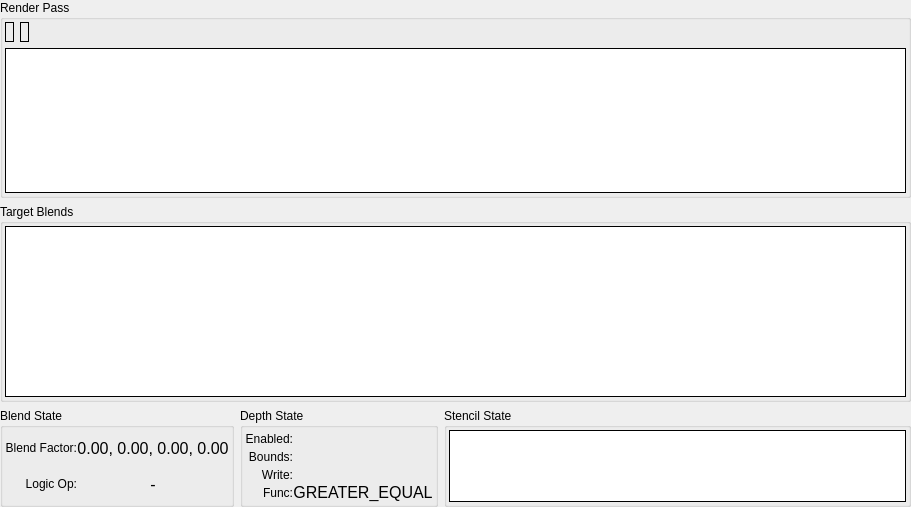
         <widget class="QWidget" name="fbScrollContents">
          <property name="geometry">
           <rect>
            <x>0</x>
            <y>0</y>
            <width>911</width>
            <height>507</height>
           </rect>
          </property>
          <layout class="QGridLayout" name="gridLayout_4">
           <property name="leftMargin">
            <number>0</number>
           </property>
           <property name="topMargin">
            <number>0</number>
           </property>
           <property name="rightMargin">
            <number>0</number>
           </property>
           <property name="bottomMargin">
            <number>0</number>
           </property>
           <item row="0" column="0" colspan="3">
            <widget class="QGroupBox" name="framebufferGroup">
             <property name="sizePolicy">
              <sizepolicy hsizetype="Preferred" vsizetype="Expanding">
               <horstretch>0</horstretch>
               <verstretch>0</verstretch>
              </sizepolicy>
             </property>
             <property name="title">
              <string>Render Pass</string>
             </property>
             <layout class="QVBoxLayout" name="verticalLayout_17">
              <property name="leftMargin">
               <number>2</number>
              </property>
              <property name="topMargin">
               <number>2</number>
              </property>
              <property name="rightMargin">
               <number>2</number>
              </property>
              <property name="bottomMargin">
               <number>2</number>
              </property>
              <item>
               <layout class="QHBoxLayout" name="horizontalLayout_23">
                <item>
                 <widget class="RDLabel" name="renderpass">
                  <property name="frameShape">
                   <enum>QFrame::Box</enum>
                  </property>
                  <property name="margin">
                   <number>4</number>
                  </property>
                 </widget>
                </item>
                <item>
                 <widget class="RDLabel" name="framebuffer">
                  <property name="frameShape">
                   <enum>QFrame::Box</enum>
                  </property>
                  <property name="margin">
                   <number>2</number>
                  </property>
                 </widget>
                </item>
                <item>
                 <spacer name="horizontalSpacer_2">
                  <property name="orientation">
                   <enum>Qt::Horizontal</enum>
                  </property>
                  <property name="sizeHint" stdset="0">
                   <size>
                    <width>40</width>
                    <height>20</height>
                   </size>
                  </property>
                 </spacer>
                </item>
               </layout>
              </item>
              <item>
               <widget class="RDTreeWidget" name="fbAttach">
                <property name="frameShape">
                 <enum>QFrame::Box</enum>
                </property>
                <property name="frameShadow">
                 <enum>QFrame::Plain</enum>
                </property>
                <property name="sizeAdjustPolicy">
                 <enum>QAbstractScrollArea::AdjustToContents</enum>
                </property>
                <property name="editTriggers">
                 <set>QAbstractItemView::NoEditTriggers</set>
                </property>
                <property name="showDropIndicator" stdset="0">
                 <bool>false</bool>
                </property>
                <property name="indentation">
                 <number>0</number>
                </property>
                <property name="rootIsDecorated">
                 <bool>false</bool>
                </property>
                <property name="itemsExpandable">
                 <bool>false</bool>
                </property>
                <property name="allColumnsShowFocus">
                 <bool>true</bool>
                </property>
                <property name="expandsOnDoubleClick">
                 <bool>false</bool>
                </property>
                <attribute name="headerStretchLastSection">
                 <bool>false</bool>
                </attribute>
               </widget>
              </item>
             </layout>
            </widget>
           </item>
           <item row="1" column="0" colspan="3">
            <widget class="QGroupBox" name="blendsGroup">
             <property name="sizePolicy">
              <sizepolicy hsizetype="Preferred" vsizetype="Expanding">
               <horstretch>0</horstretch>
               <verstretch>0</verstretch>
              </sizepolicy>
             </property>
             <property name="title">
              <string>Target Blends</string>
             </property>
             <layout class="QHBoxLayout" name="horizontalLayout_25">
              <property name="leftMargin">
               <number>2</number>
              </property>
              <property name="topMargin">
               <number>2</number>
              </property>
              <property name="rightMargin">
               <number>2</number>
              </property>
              <property name="bottomMargin">
               <number>2</number>
              </property>
              <item>
               <widget class="RDTreeWidget" name="blends">
                <property name="frameShape">
                 <enum>QFrame::Box</enum>
                </property>
                <property name="frameShadow">
                 <enum>QFrame::Plain</enum>
                </property>
                <property name="sizeAdjustPolicy">
                 <enum>QAbstractScrollArea::AdjustToContents</enum>
                </property>
                <property name="editTriggers">
                 <set>QAbstractItemView::NoEditTriggers</set>
                </property>
                <property name="showDropIndicator" stdset="0">
                 <bool>false</bool>
                </property>
                <property name="indentation">
                 <number>0</number>
                </property>
                <property name="rootIsDecorated">
                 <bool>false</bool>
                </property>
                <property name="itemsExpandable">
                 <bool>false</bool>
                </property>
                <property name="allColumnsShowFocus">
                 <bool>true</bool>
                </property>
                <property name="expandsOnDoubleClick">
                 <bool>false</bool>
                </property>
               </widget>
              </item>
             </layout>
            </widget>
           </item>
           <item row="2" column="0">
            <widget class="QGroupBox" name="blendStateGroup">
             <property name="sizePolicy">
              <sizepolicy hsizetype="Preferred" vsizetype="Preferred">
               <horstretch>0</horstretch>
               <verstretch>0</verstretch>
              </sizepolicy>
             </property>
             <property name="title">
              <string>Blend State</string>
             </property>
             <layout class="QGridLayout" name="blendStateGridLayout">
              <property name="leftMargin">
               <number>2</number>
              </property>
              <property name="topMargin">
               <number>2</number>
              </property>
              <property name="rightMargin">
               <number>2</number>
              </property>
              <property name="bottomMargin">
               <number>2</number>
              </property>
              <property name="spacing">
               <number>0</number>
              </property>
              <item row="0" column="0">
               <widget class="QLabel" name="blendFactorLabel">
                <property name="text">
                 <string>Blend Factor:</string>
                </property>
                <property name="alignment">
                 <set>Qt::AlignRight|Qt::AlignTrailing|Qt::AlignVCenter</set>
                </property>
                <property name="wordWrap">
                 <bool>true</bool>
                </property>
               </widget>
              </item>
              <item row="0" column="1">
               <widget class="QLabel" name="blendFactor">
                <property name="font">
                 <font>
                  <pointsize>12</pointsize>
                 </font>
                </property>
                <property name="text">
                 <string>0.00, 0.00, 0.00, 0.00</string>
                </property>
                <property name="alignment">
                 <set>Qt::AlignCenter</set>
                </property>
                <property name="margin">
                 <number>4</number>
                </property>
               </widget>
              </item>
              <item row="1" column="0">
               <widget class="QLabel" name="logicOpLabel">
                <property name="text">
                 <string>Logic Op:</string>
                </property>
                <property name="alignment">
                 <set>Qt::AlignRight|Qt::AlignTrailing|Qt::AlignVCenter</set>
                </property>
                <property name="wordWrap">
                 <bool>true</bool>
                </property>
               </widget>
              </item>
              <item row="1" column="1">
               <widget class="QLabel" name="logicOp">
                <property name="font">
                 <font>
                  <pointsize>12</pointsize>
                 </font>
                </property>
                <property name="text">
                 <string>-</string>
                </property>
                <property name="alignment">
                 <set>Qt::AlignCenter</set>
                </property>
                <property name="margin">
                 <number>4</number>
                </property>
               </widget>
              </item>
             </layout>
            </widget>
           </item>
           <item row="2" column="1">
            <widget class="QGroupBox" name="depthStateGroup">
             <property name="sizePolicy">
              <sizepolicy hsizetype="Preferred" vsizetype="Preferred">
               <horstretch>0</horstretch>
               <verstretch>0</verstretch>
              </sizepolicy>
             </property>
             <property name="title">
              <string>Depth State</string>
             </property>
             <layout class="QGridLayout" name="depthStateGridLayout">
              <property name="leftMargin">
               <number>2</number>
              </property>
              <property name="topMargin">
               <number>2</number>
              </property>
              <property name="rightMargin">
               <number>2</number>
              </property>
              <property name="bottomMargin">
               <number>2</number>
              </property>
              <property name="spacing">
               <number>0</number>
              </property>
              <item row="0" column="0">
               <widget class="QLabel" name="depthEnabledLabel">
                <property name="text">
                 <string>Enabled:</string>
                </property>
                <property name="alignment">
                 <set>Qt::AlignRight|Qt::AlignTrailing|Qt::AlignVCenter</set>
                </property>
               </widget>
              </item>
              <item row="0" column="1">
               <widget class="QLabel" name="depthEnabled">
                <property name="text">
                 <string/>
                </property>
                <property name="pixmap">
                 <pixmap resource="../../Resources/resources.qrc">:/cross.png</pixmap>
                </property>
                <property name="alignment">
                 <set>Qt::AlignCenter</set>
                </property>
                <property name="margin">
                 <number>4</number>
                </property>
               </widget>
              </item>
              <item row="1" column="0">
               <widget class="QLabel" name="depthBoundsLabel">
                <property name="text">
                 <string>Bounds:</string>
                </property>
                <property name="alignment">
                 <set>Qt::AlignRight|Qt::AlignTrailing|Qt::AlignVCenter</set>
                </property>
               </widget>
              </item>
              <item row="1" column="1">
               <widget class="QLabel" name="depthBounds">
                <property name="font">
                 <font>
                  <pointsize>12</pointsize>
                 </font>
                </property>
                <property name="text">
                 <string/>
                </property>
                <property name="pixmap">
                 <pixmap resource="../../Resources/resources.qrc">:/cross.png</pixmap>
                </property>
                <property name="alignment">
                 <set>Qt::AlignCenter</set>
                </property>
                <property name="margin">
                 <number>4</number>
                </property>
               </widget>
              </item>
              <item row="2" column="0">
               <widget class="QLabel" name="depthWriteLabel">
                <property name="text">
                 <string>Write:</string>
                </property>
                <property name="alignment">
                 <set>Qt::AlignRight|Qt::AlignTrailing|Qt::AlignVCenter</set>
                </property>
               </widget>
              </item>
              <item row="2" column="1">
               <widget class="QLabel" name="depthWrite">
                <property name="text">
                 <string/>
                </property>
                <property name="pixmap">
                 <pixmap resource="../../Resources/resources.qrc">:/cross.png</pixmap>
                </property>
                <property name="alignment">
                 <set>Qt::AlignCenter</set>
                </property>
                <property name="margin">
                 <number>4</number>
                </property>
               </widget>
              </item>
              <item row="3" column="0">
               <widget class="QLabel" name="depthFuncLabel">
                <property name="text">
                 <string>Func:</string>
                </property>
                <property name="alignment">
                 <set>Qt::AlignRight|Qt::AlignTrailing|Qt::AlignVCenter</set>
                </property>
               </widget>
              </item>
              <item row="3" column="1">
               <widget class="QLabel" name="depthFunc">
                <property name="font">
                 <font>
                  <pointsize>12</pointsize>
                 </font>
                </property>
                <property name="text">
                 <string>GREATER_EQUAL</string>
                </property>
                <property name="alignment">
                 <set>Qt::AlignCenter</set>
                </property>
                <property name="margin">
                 <number>4</number>
                </property>
               </widget>
              </item>
             </layout>
            </widget>
           </item>
           <item row="2" column="2">
            <widget class="QGroupBox" name="stencilStateGroup">
             <property name="sizePolicy">
              <sizepolicy hsizetype="Preferred" vsizetype="Preferred">
               <horstretch>0</horstretch>
               <verstretch>0</verstretch>
              </sizepolicy>
             </property>
             <property name="title">
              <string>Stencil State</string>
             </property>
             <property name="alignment">
              <set>Qt::AlignLeading|Qt::AlignLeft|Qt::AlignTop</set>
             </property>
             <layout class="QVBoxLayout" name="verticalLayout_10">
              <property name="spacing">
               <number>0</number>
              </property>
              <property name="leftMargin">
               <number>2</number>
              </property>
              <property name="topMargin">
               <number>2</number>
              </property>
              <property name="rightMargin">
               <number>2</number>
              </property>
              <property name="bottomMargin">
               <number>2</number>
              </property>
              <item>
               <widget class="RDTreeWidget" name="stencils">
                <property name="sizePolicy">
                 <sizepolicy hsizetype="Expanding" vsizetype="Preferred">
                  <horstretch>0</horstretch>
                  <verstretch>0</verstretch>
                 </sizepolicy>
                </property>
                <property name="frameShape">
                 <enum>QFrame::Box</enum>
                </property>
                <property name="frameShadow">
                 <enum>QFrame::Plain</enum>
                </property>
                <property name="verticalScrollBarPolicy">
                 <enum>Qt::ScrollBarAlwaysOff</enum>
                </property>
                <property name="horizontalScrollBarPolicy">
                 <enum>Qt::ScrollBarAsNeeded</enum>
                </property>
                <property name="sizeAdjustPolicy">
                 <enum>QAbstractScrollArea::AdjustToContents</enum>
                </property>
                <property name="editTriggers">
                 <set>QAbstractItemView::NoEditTriggers</set>
                </property>
                <property name="showDropIndicator" stdset="0">
                 <bool>false</bool>
                </property>
                <property name="selectionMode">
                 <enum>QAbstractItemView::NoSelection</enum>
                </property>
                <property name="indentation">
                 <number>0</number>
                </property>
                <property name="rootIsDecorated">
                 <bool>false</bool>
                </property>
                <property name="itemsExpandable">
                 <bool>false</bool>
                </property>
                <property name="allColumnsShowFocus">
                 <bool>true</bool>
                </property>
                <property name="expandsOnDoubleClick">
                 <bool>false</bool>
                </property>
                <attribute name="headerStretchLastSection">
                 <bool>false</bool>
                </attribute>
               </widget>
              </item>
             </layout>
            </widget>
           </item>
          </layout>
         </widget>
